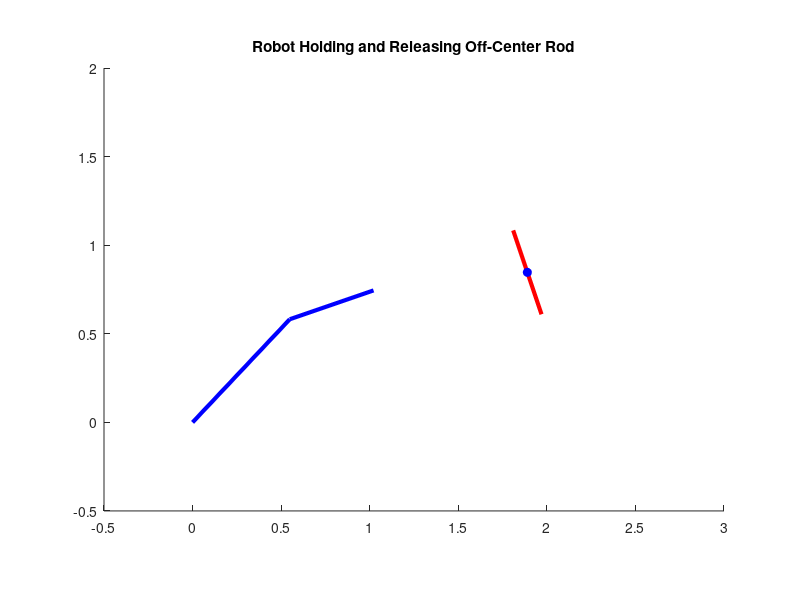

Here is the MATLAB script that generated this plot:
%% ------------------ PHYSICS COMMENTS ------------------------
% 1. Before detachment, the rod moves rigidly with the robot link.
% 2. At detachment, the rod is released with:
%       - Linear momentum (v_COM) from end-effector motion + offset
%       - Angular momentum about COM (omega) due to off-center attachment
% 3. No external forces or torques are applied after detachment:
%       - COM translates at constant velocity
%       - Rod rotates about COM with constant angular velocity
% 4. If attachment were at COM: no rotation, only translation
clc; clear; close all;

%% ------------------ ROBOT PARAMETERS ------------------------
L1 = 0.8;  % Length of link 1
L2 = 0.5;  % Length of link 2
theta1_init = pi/4;   % Initial joint angles
theta2_init = -pi/6;

% Define robot joint trajectory (for holding phase)
T_hold = 3; dt = 0.01;
t_hold = 0:dt:T_hold;

theta1_traj = theta1_init + 0.05*sin(2*pi*t_hold); 
theta2_traj = theta2_init + 0.05*sin(3*pi*t_hold);

%% ------------------ ROD PARAMETERS --------------------------
L_obj = 0.5;      % Object rod length
m_obj = 0.5;      % Mass
r_attach = [0;0.1]; % Attachment point relative to COM (off-center)
theta_obj_init = pi/2; % Initial orientation w.r.t link2 (perpendicular)
I_obj = (1/12)*m_obj*L_obj^2;

%% ------------------ DETACHMENT TIME ------------------------
detach_idx = round(length(t_hold)*0.7); % detach at 70% of holding time

%% ------------------ FREE MOTION PARAMETERS ------------------
T_free = 5; 
t_free = 0:dt:T_free;

%% ------------------ FIGURE SETUP ---------------------------
figure('Color','w'); hold on; axis equal;
xlim([-0.5 3]); ylim([-0.5 2]);
title('Robot Holding and Releasing Off-Center Rod');

% Initialize plot handles
robot_line1 = plot([0 0],[0 0],'b','LineWidth',3);
robot_line2 = plot([0 0],[0 0],'b','LineWidth',3);
rod_line    = plot([0 0],[0 0],'r','LineWidth',3);
com_point   = plot(0,0,'bo','MarkerFaceColor','b');

%% ------------------ PHASE 1: Robot holding rod -------------
for k = 1:detach_idx
    theta1 = theta1_traj(k);
    theta2 = theta2_traj(k);
    
    % Robot link endpoints
    p0 = [0;0];
    p1 = p0 + [L1*cos(theta1); L1*sin(theta1)];
    p2 = p1 + [L2*cos(theta1+theta2); L2*sin(theta1+theta2)];
    
    % Rod COM and endpoints (attached to p2)
    rod_COM = p2 - r_attach; % offset from attachment
    dx = (L_obj/2)*cos(theta_obj_init); dy = (L_obj/2)*sin(theta_obj_init);
    x1 = rod_COM(1)-dx; y1 = rod_COM(2)-dy;
    x2 = rod_COM(1)+dx; y2 = rod_COM(2)+dy;
    
    % Update plots
    set(robot_line1,'XData',[p0(1) p1(1)],'YData',[p0(2) p1(2)]);
    set(robot_line2,'XData',[p1(1) p2(1)],'YData',[p1(2) p2(2)]);
    set(rod_line,'XData',[x1 x2],'YData',[y1 y2]);
    set(com_point,'XData',rod_COM(1),'YData',rod_COM(2));
    
    pause(dt);
end

%% ------------------ PHASE 2: Free motion after detachment ----
% Velocity of attachment point at release
p2_vel = [(theta1_traj(detach_idx+1)-theta1_traj(detach_idx))/dt*L2*cos(theta1_traj(detach_idx)+theta2_traj(detach_idx));
          (theta1_traj(detach_idx+1)-theta1_traj(detach_idx))/dt*L2*sin(theta1_traj(detach_idx)+theta2_traj(detach_idx))];

% Linear and angular velocity of rod at detachment
L_COM = m_obj*(r_attach(1)*p2_vel(2) - r_attach(2)*p2_vel(1));
omega = L_COM / I_obj;
v_COM = p2_vel + [-r_attach(2); r_attach(1)]*omega;

% Initial COM position
p0 = p2 - r_attach;

for k = 1:length(t_free)
    t = t_free(k);
    COM_pos = p0 + v_COM*t;
    theta_obj = theta_obj_init + omega*t;
    
    % Rod endpoints
    dx = (L_obj/2)*cos(theta_obj); dy = (L_obj/2)*sin(theta_obj);
    x1 = COM_pos(1)-dx; y1 = COM_pos(2)-dy;
    x2 = COM_pos(1)+dx; y2 = COM_pos(2)+dy;
    
    % Update plots (robot frozen at last position)
    set(rod_line,'XData',[x1 x2],'YData',[y1 y2]);
    set(com_point,'XData',COM_pos(1),'YData',COM_pos(2));
    
    pause(dt);
end